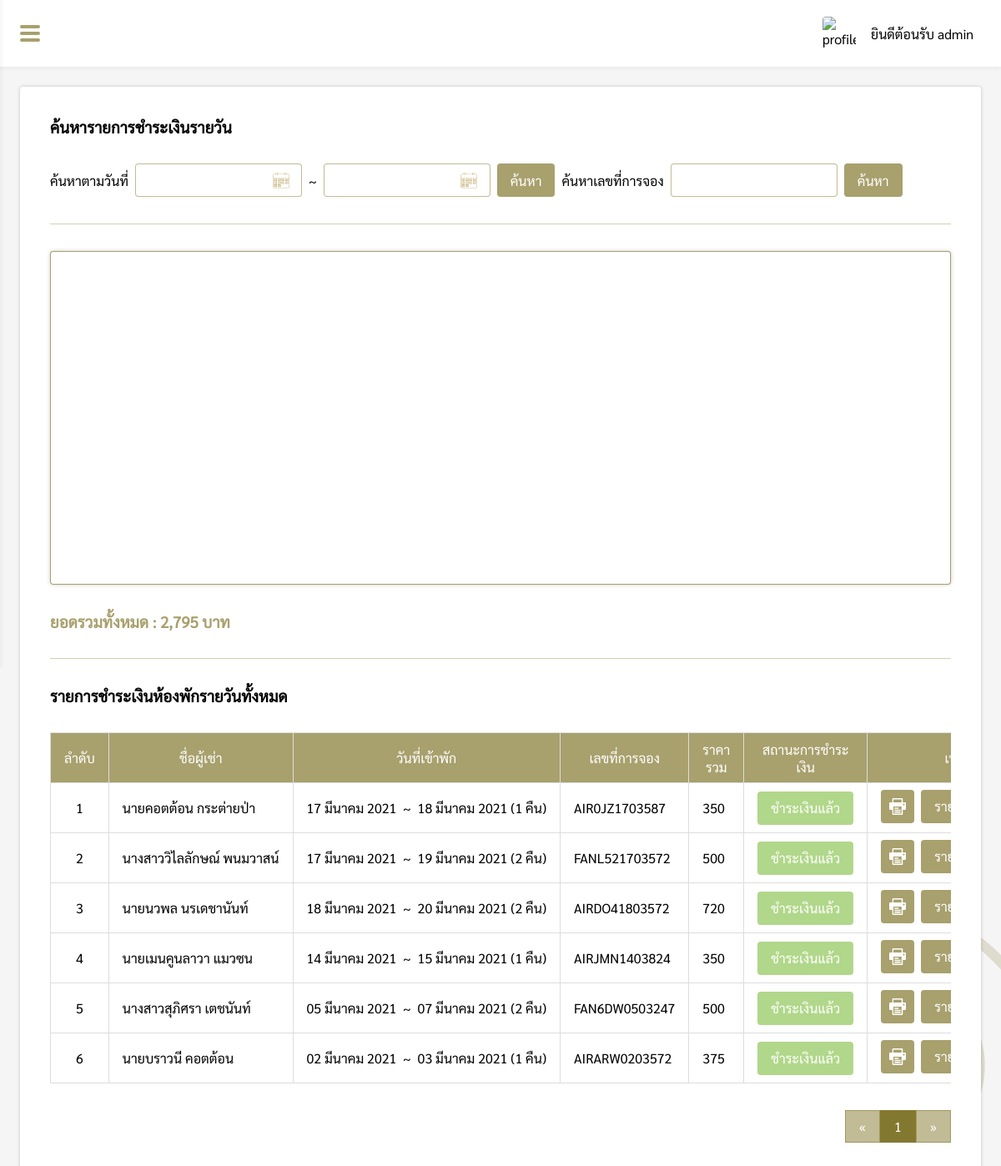
The app's page /pages/manage/dailyCost/index.php (signed in), older data.
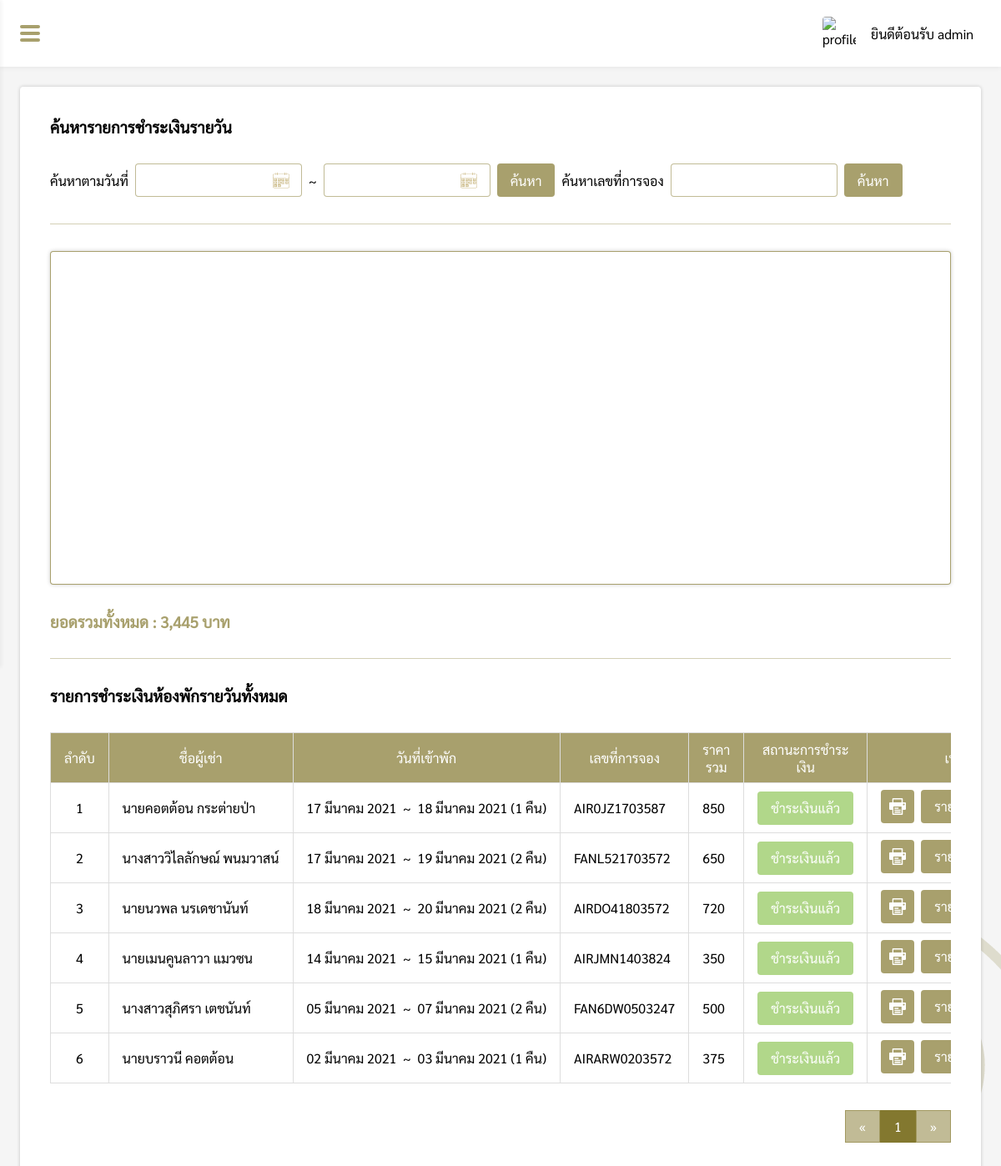
The same page, newer data.
### tables this page shows
CREATE TABLE `dailycost` (
  `dailycost_id` int(11) NOT NULL,
  `code` varchar(13) NOT NULL,
  `damages` float(11,2) DEFAULT NULL,
  `total_allprice` float(11,2) NOT NULL,
  `pay_status` varchar(20) NOT NULL,
  `pay_img` varchar(100) DEFAULT NULL,
  `payafter_d_img` varchar(100) DEFAULT NULL
);

CREATE TABLE `daily` (
  `daily_id` int(11) NOT NULL,
  `name_title` varchar(10) NOT NULL,
  `firstname` varchar(50) NOT NULL,
  `lastname` varchar(50) NOT NULL,
  `id_card` varchar(13) NOT NULL,
  `email` varchar(100) NOT NULL,
  `tel` varchar(10) NOT NULL,
  `code` varchar(13) NOT NULL,
  `check_in` varchar(20) NOT NULL,
  `check_out` varchar(20) NOT NULL,
  `night` int(11) NOT NULL,
  `people` int(11) NOT NULL,
  `air_room` int(11) NOT NULL,
  `fan_room` int(11) NOT NULL,
  `daily_status` varchar(20) NOT NULL,
  `air_price` float(11,2) NOT NULL,
  `fan_price` float(11,2) NOT NULL,
  `total_price` float(11,2) NOT NULL,
  `payment_price` float(11,2) NOT NULL,
  `deposit_date` varchar(20) DEFAULT NULL,
  `payment_img` varchar(100) DEFAULT NULL,
  `warning_date` varchar(20) DEFAULT NULL,
  `room_select` varchar(100) DEFAULT NULL
);

### pages/connection.php (called while the page is built, shortened)
<?php
$conn = mysqli_connect("localhost", "root", "", "Pingfah") or die("Error: " . mysqli_error($conn));
mysqli_query($conn, "SET NAMES 'utf8' ");
$sql = "SELECT * FROM daily";
$result = $conn->query($sql);

### pages/manage/dailyCost/index.php (the view, shortened to what the changed rows need)
<?php
if($_SESSION['level'] == 'admin' || $_SESSION['level'] == 'employee'){
    include("../../connection.php");
    $check_in = @$_REQUEST['check_in'];
    $check_out = @$_REQUEST['check_out'];
    $code = @$_REQUEST['code'];
    function DateThai($strDate)
    {
        $strYear = date("Y",strtotime($strDate));
        $strMonth= date("n",strtotime($strDate));
        $strDay= date("d",strtotime($strDate));
        $strMonthCut = Array("","มกราคม", "กุมภาพันธ์", "มีนาคม","เมษายน", "พฤษภาคม", "มิถุนายน", "กรกฎาคม","สิงหาคม", "กันยายน", "ตุลาคม", "พฤศจิกายน", "ธันวาคม");
        $strMonthThai=$strMonthCut[$strMonth];
        return "$strDay $strMonthThai $strYear";
    }
    if($check_in != "" && $check_out != ""){
        $query = "SELECT * FROM (SELECT b.check_in ,SUM(a.total_allprice) as daily_price FROM dailycost a INNER JOIN daily b ON a.dailycost_id = b.daily_id WHERE ((check_in BETWEEN '$check_in' AND '$check_out') OR (check_out BETWEEN '$check_in' AND '$check_out') OR ('$check_in' BETWEEN check_in AND check_out) OR ('$check_out' BETWEEN check_in AND check_out )) GROUP BY b.check_in ORDER BY b.check_in DESC LIMIT 5) sub ORDER BY check_in ASC";
    }else{
        $query = "SELECT * FROM (SELECT b.check_in ,SUM(a.total_allprice) as daily_price FROM dailycost a INNER JOIN daily b ON a.dailycost_id = b.daily_id GROUP BY b.check_in ORDER BY b.check_in DESC LIMIT 5) sub ORDER BY check_in ASC";
    }
    $query_result = mysqli_query($conn, $query);
    $datax = array();
    foreach ($query_result as $k) {
        $datax[] = "['".DateThai($k['check_in'])."'".", ".$k['daily_price']."]";
    }
    $datax = implode(",", $datax);
?>
<!DOCTYPE html>
<html lang="en">
<head>
    <link rel="stylesheet" href="../../../css/dailyCost.css">
    <link rel="stylesheet" href="../../../css/my-style.css">
    <link rel="stylesheet" href="../../../css/navbar.css">
</head>
<body>
    <?php include("../../../components/sidebar.php"); ?>
    <div class="box">
        <div id="box-padding" style="padding:24px;">
            <div class="dailycost-box">
                <h3>ค้นหารายการชำระเงินรายวัน</h3>
                <div class="search">
                    <label class="search-topic" style="padding:10px 8px 0 0;">ค้นหาตามวันที่</label>
                    <div class="from-box" style="position:relative;">
                        <input type="text" class="roundtrip-input" id="check_in"
                            value="<?php if(isset($check_in)){ echo DateThai($check_in); } ?>">
                    </div>
                    <label class="to-text" style="padding:10px 8px 0 8px;">~</label>
                    <div class="to-box" style="position:relative;">
                        <input type="text" class="roundtrip-input" id="check_out"
                            value="<?php if(isset($check_out)){ echo DateThai($check_out); } ?>">
                    </div>
                    <button class="search-btn" type="button" id="searchDate">ค้นหา</button>
                    <label class="searchcode-topic" style="padding:10px 8px 0 0;">ค้นหาเลขที่การจอง</label>
                    <div class="searchcode-box" >
                        <input type="text" id="code" value="<?php echo $code?>">
                    </div>
                    <button class="searchcode-btn" type="button" id="searchCode">ค้นหา</button>
                </div>
                <div class="hr"></div>
                <div class="card">
                    <?php
                    if(strlen($datax) != 0){
                    ?>
                    <div id="curve_chart" class="chart"></div>
                    <?php
                    }else{
                        echo "<p style='margin:auto;'>ไม่มีข้อมูล</p>";
                    }
                    ?>
                </div>
                <div style="padding-top:32px;">
                    <?php
                    if(isset($check_in) && isset($check_out)){
                        $search_totalprice = mysqli_query($conn, "SELECT SUM(a.total_allprice) as allprice FROM dailycost a INNER JOIN daily b ON a.dailycost_id = b.daily_id WHERE ((check_in BETWEEN '$check_in' AND '$check_out') OR (check_out BETWEEN '$check_in' AND '$check_out') OR ('$check_in' BETWEEN check_in AND check_out) OR ('$check_out' BETWEEN check_in AND check_out ))");
                    }else{
                        $search_totalprice = mysqli_query($conn, "SELECT SUM(total_allprice) as allprice FROM dailycost");
                    }
                    $result_totalprice = mysqli_fetch_assoc($search_totalprice);
                    ?>
                    <h3 style="color: rgb(131, 120, 47, 0.7);">ยอดรวมทั้งหมด : <?php echo number_format($result_totalprice["allprice"]); ?> บาท</h3>
                </div>
                <div class="hr"></div>
                <?php
                $perpage = 10;
                if(isset($_GET['page'])){
                    $page = $_GET['page'];
                }else{
                    $page = 1;
                }
                $start = ($page - 1) * $perpage;
                $num = $start + 1;
                if(isset($check_in) && isset($check_out)){
                    $sql = "SELECT a.*, b.* FROM dailycost a INNER JOIN daily b ON a.dailycost_id = b.daily_id WHERE (check_in BETWEEN '$check_in' AND '$check_out') OR (check_out BETWEEN '$check_in' AND '$check_out') OR ('$check_in' BETWEEN check_in AND check_out) OR ('$check_out' BETWEEN check_in AND check_out ) ORDER BY dailycost_id DESC LIMIT {$start} , {$perpage}";
                }else if(isset($code)){
                    $sql = "SELECT a.*, b.* FROM dailycost a INNER JOIN daily b ON a.dailycost_id = b.daily_id WHERE a.code = '$code' ORDER BY dailycost_id DESC";
                }else{
                    $sql = "SELECT a.*, b.* FROM dailycost a INNER JOIN daily b ON a.dailycost_id = b.daily_id ORDER BY dailycost_id DESC LIMIT {$start} , {$perpage}";
                }
                $result = $conn->query($sql);
                if(isset($code)){
                    echo "<h3>ผลลัพธ์การค้นหา : $code</h3>";
                }else{
                    echo "<h3>รายการชำระเงินห้องพักรายวันทั้งหมด</h3>";
                }
                if ($result->num_rows > 0) {
                ?>
                <div style="overflow-x: auto;overflow-y: hidden;">
                    <table>
                        <tr>
                            <th>ลำดับ</th>
                            <th>ชื่อผู้เช่า</th>
                            <th>วันที่เข้าพัก</th>
                            <th>เลขที่การจอง</th>
                            <th>ราคารวม</th>
                            <th>สถานะการชำระเงิน</th>
                            <th>เพิ่มเติม</th>
                        </tr>
                        <?php
                            while($row = $result->fetch_assoc()) {
                            $calculate = strtotime($row["check_out"]) - strtotime($row["check_in"]);
                            $night = floor($calculate / 86400);
                        ?>
                        <tr>
                            <td><?php echo $num; ?></td>
                            <td><?php echo $row["name_title"].$row['firstname'] ." " .$row['lastname']; ?></td>
                            <td><?php echo DateThai($row['check_in']) ."&nbsp; ~ &nbsp;" .DateThai($row['check_out'])." (".$night." คืน)"; ?>
                            </td>
                            <td><?php echo $row['code']; ?></td>
                            <td><?php echo number_format($row['total_allprice']); ?></td>
                            <td><button class="status-success"><?php echo $row['pay_status']; ?></button></td>
                            <td>
                                <div class="option-grid">
                                    <a href="receipt_deposit_back.php?code=<?php echo $row["code"]; ?>" target="_blank"><button type="button" class="print" title="ใบเสร็จคืนค่ามัดจำคีย์การ์ด"></button></a>
                                    <a href="dailyCostDetail.php?dailycost_id=<?php echo $row['dailycost_id']; ?>"><button>รายละเอียด</button></a>
                                </div>
                            </td>
                        </tr>
                        <?php $num++; } ?>
                    </table>
                </div>
                <?php
                    $sql2 = "SELECT * FROM dailycost";
                    $query2 = mysqli_query($conn, $sql2);
                    $total_record = mysqli_num_rows($query2);
                    $total_page = ceil($total_record / $perpage);
                    ?>
                <div style="display:flex;justify-content:flex-end">
                    <div class="pagination">
                        <a href="index.php?page=1">&laquo;</a>
                        <?php for($i=1;$i<=$total_page;$i++){ ?>
                        <a href="index.php?page=<?php echo $i; ?>"  <?php if($page == $i){ echo "style='background-color: rgb(131, 120, 47, 1);color:#fff;'"; }?>><?php echo $i; ?></a>
                        <?php } ?>
                        <a href="index.php?page=<?php echo $total_page; ?>"  <?php if($page == $i){ echo "style='background-color: rgb(131, 120, 47, 1);color:#fff;'"; }?>>&raquo;</a>
                    </div>
                </div>
                <?php
                }else{
                    echo "<div style='padding-top:32px;'>ไม่มีรายการชำระเงินเช่ารายวัน</div>";
                }
                ?>
            </div>
        </div>
    </div>
</body>
</html>
<?php
}else{
    Header("Location: ../../login.php");
}
?>

Row changes from the older to the newer data that the page shows:
changed dailycost "กระต่ายป่า": total_allprice "350" → "850"
changed dailycost "วิไลลักษณ์": total_allprice "500" → "650"
Text that changed along with them:
$result_totalprice["allprice"]: "2,795" → "3,445"
